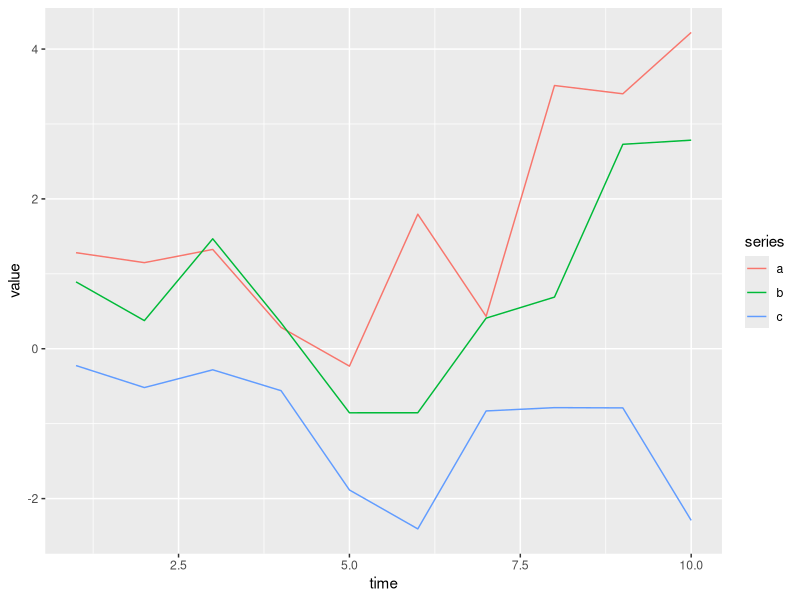
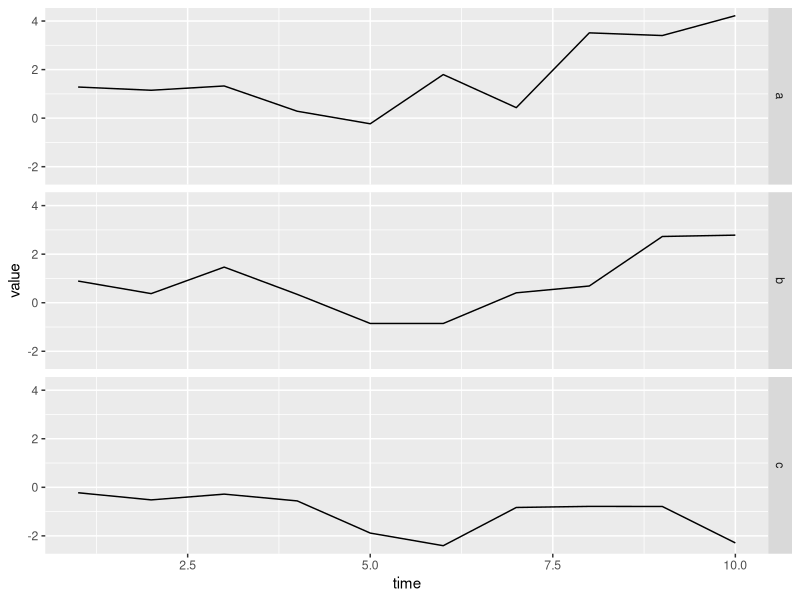

Reproduce these figures in R, in order.
require(ggplot2)
require(reshape2)

df <- data.frame(time = 1:10,
                 a = cumsum(rnorm(10)),
                 b = cumsum(rnorm(10)),
                 c = cumsum(rnorm(10)))

print(df)
#average <- data.frame(time = average$tourney_id, a = average$x)

df <- melt(df, id.vars = 'time', variable.name = 'series')

print(df)

# plot on same grid, each series colored differently -- 
# good if the series have same scale
ggplot(df, aes(time,value)) + geom_line(aes(colour = series))
ggplot(df, aes(time,value)) + geom_line() + facet_grid(series ~ .)

